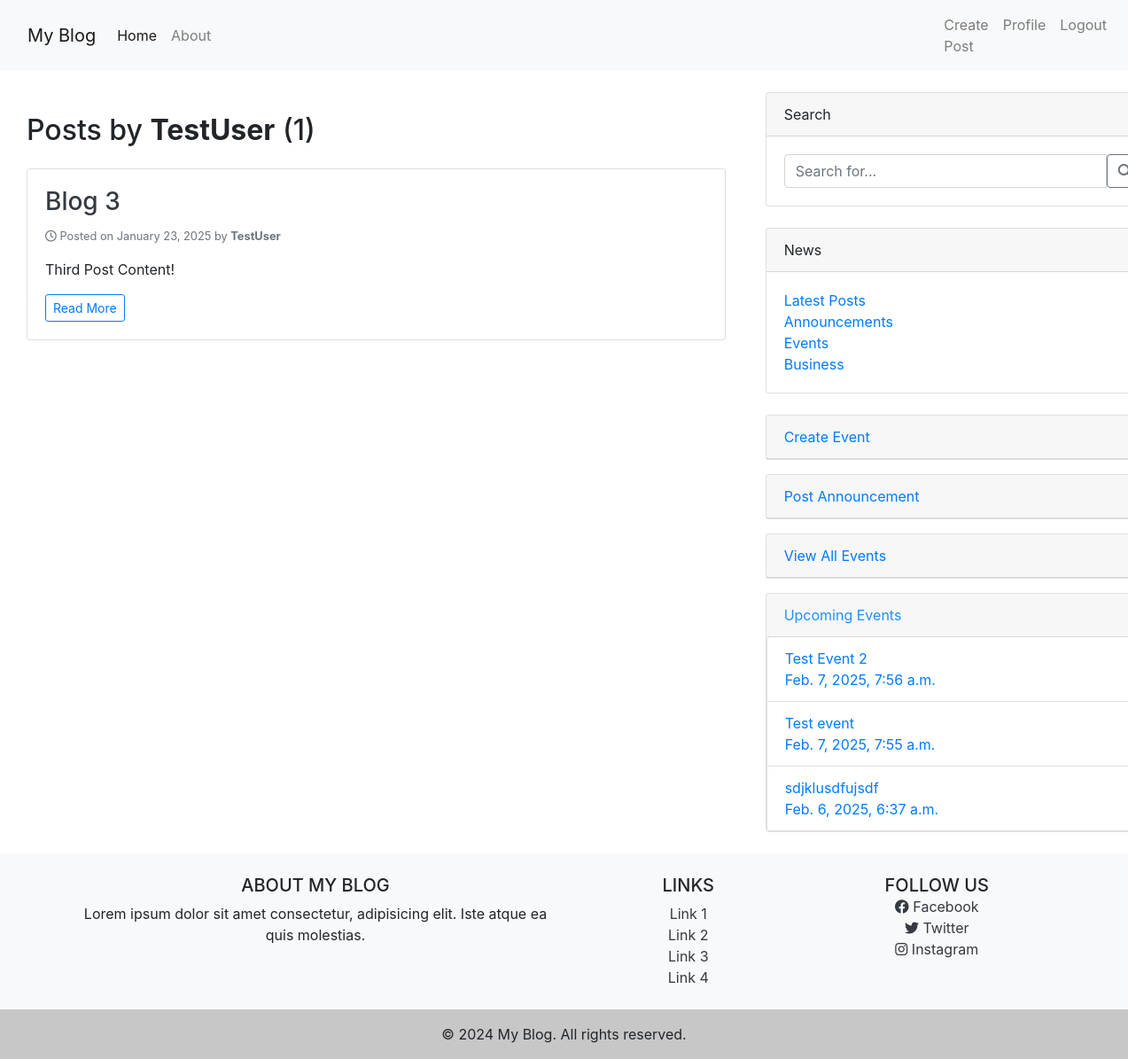
/user/TestUser/posts/ (signed in), run on the app's committed database.
### blog/models.py (models this page shows, shortened)
class Post(models.Model):
    title = models.CharField(max_length=100)
    content = models.TextField()
    date_posted = models.DateTimeField(default=timezone.now)
    author = models.ForeignKey(User, on_delete=models.CASCADE)
    image = models.ImageField(upload_to='post_images', blank=True, null=True)
    video = models.FileField(upload_to='post_video', blank=True, null=True)
    views = models.PositiveIntegerField(default=0)  # Track number of views
    likes = models.ManyToManyField(User, related_name="liked_posts", blank=True)

class Event(models.Model):
    title = models.CharField(max_length=225)
    description = models.TextField()
    event_date = models.DateTimeField(default=timezone.now)
    location = models.CharField(max_length=200)
    media = models.FileField( upload_to='events/', null=True, blank=True)  # Store image/video in 'events/' directory

### blog/views.py (the view)
# urls.py: path('user/<str:username>/posts/', UserPostListView.as_view(), name='user_posts'),
class UserPostListView(LoginRequiredMixin, ListView):
    model = Post
    template_name = 'blog/user_posts.html'
    context_object_name = 'posts'
    ordering = ['-date_posted']
    paginate_by = 5
    def get_queryset(self):
        user = get_object_or_404(User, username=self.kwargs.get('username'))
        return Post.objects.filter(author=user).order_by('-date_posted')
    def get_additional_context(self):
        user = get_object_or_404(User, username=self.kwargs.get('username'))
        return {
            'user': user,
            'post_count': Post.objects.filter(author=user).count(),
            'latest_posts': Post.objects.order_by('-date_posted')[:5],
            'announcements': Announcement.objects.order_by('-created_at')[:3],
            'events': Event.objects.order_by('-event_date')[:3],
        }
    def get_context_data(self, **kwargs):
        context = super().get_context_data(**kwargs)
        context.update(self.get_additional_context())
        return context

### blog/Templates/blog/user_posts.html (shortened to what this page needs)
{% extends 'blog/base2.html' %}
{% block content %}
<div class="container mt-5">
    <h2 class="mb-4">Posts by <strong>{{ user.username }}</strong> ({{ post_count }})</h2>
    {% for post in posts %}
        <div class="card mb-4 shadow-sm">
            <div class="card-body">
                <h3 class="card-title">
                    <a href="{% url 'blog:post-detail' post.pk %}" class="text-decoration-none text-dark">
                        {{ post.title }}
                    </a>
                </h3>
                <p class="text-muted small">
                    <i class="far fa-clock"></i> Posted on {{ post.date_posted|date:"F d, Y" }} by
                    <strong>{{ post.author.username }}</strong>
                </p>
                <p class="card-text">
                    {{ post.content|truncatewords:30 }}
                </p>
                <a href="{% url 'blog:post-detail' post.pk %}" class="btn btn-outline-primary btn-sm">Read More</a>
            </div>
        </div>
    {% empty %}
        <div class="alert alert-info">No posts found.</div>
    {% endfor %}
</div>
{% endblock %}

### blog/Templates/blog/base2.html (shortened to what this page needs)
{% load static %}
{% load crispy_forms_tags %}
<!DOCTYPE html>
<html lang="en">
<head>
    <link rel="stylesheet" href="https://cdn.jsdelivr.net/npm/bootstrap@4.0.0/dist/css/bootstrap.min.css">
</head>
<body>
<link rel="stylesheet" href="https://cdnjs.cloudflare.com/ajax/libs/font-awesome/6.4.0/css/all.min.css">
<nav class="navbar navbar-expand-lg navbar-light bg-light">
    <div class="container">
        <a class="navbar-brand" href="/">My Blog</a>
        <div class="collapse navbar-collapse" id="navbarNav">
            <ul class="navbar-nav ms-auto">
                <li class="nav-item">
                    <a class="nav-link active" href="{% url 'blog:blog-home' %}">Home</a>
                </li>
                <li class="nav-item">
                    <a class="nav-link" href="{% url 'blog:blog-about' %}">About</a>
                </li>
            </ul>
        </div>
    </div>
    <div class="navbar-nav">
        {% if user.is_authenticated %}
        <a class="nav-item nav-link" href="{% url 'blog:add_post' %}">Create Post</a>
        <a class="nav-item nav-link" href="{% url 'profile' %}">Profile</a>
        <a class="nav-item nav-link" href="{% url 'logout' %}">Logout</a>
        {% else %}
        <a class="nav-item nav-link" href="{% url 'login' %}">Login</a>
        <a class="nav-item nav-link" href="{% url 'register' %}">Register</a>
        {% endif %}
      </div>
</nav>
<main class="container-fluid">
    <div class="row">
        <div class="col-md-8">
             {% block content %} {% endblock %}
        </div>
        <div class="col-md-4" style=" margin-top: 1.5em;">
            <div class="card mb-4" style="width: 28rem;">
                <div class="card-header">Search</div>
                <div class="card-body">
                    <form method="GET" action="{% url 'blog:search_results' %}">
                        <div class="input-group">
                            <input type="text" class="form-control" name="q" placeholder="Search for..." required>
                            <button class="btn btn-outline-secondary" type="submit"><i class="fas fa-search"></i></button>
                        </div>
                    </form>
                </div>
            </div>
            <div class="card mb-4" style="width: 28rem;">
                <div class="card-header">News</div>
                <div class="card-body">
                    <ul class="list-unstyled mb-0">
                        <li><a href="{% url 'blog:latest_posts' %}">Latest Posts</a></li>
                        <li><a href="{% url 'blog:announcements_list' %}">Announcements</a></li>
                        <li><a href="{% url 'blog:events_list' %}">Events</a></li>
                        <li><a href="#">Business</a></li>
                    </ul>
                </div>
            </div>
            {% if user.is_authenticated %}
                {% if "events_list" not in request.path %}
                    <div class="card" style="width: 28rem; height: auto; margin-bottom: 1em;">
                        <a style="text-decoration: none;" class="card-header" href = "{% url 'blog:events_list' %}"
                        class=" btn-link btn-primary" style="border: none; font-size: 20px; font-weight: bold;">
                        Create Event</a>
                    </div>
                {% endif %}
                {% if "announcements_list" not in request.path %}
                    <div  class="card" style="width: 28rem; height: auto; margin-bottom: 1em;">
                        <a style="text-decoration: none;" class="card-header" href="{% url 'blog:announcements_list' %}"
                        class="btn-link btn-primary" style="border: none; font-size: 20px; font-weight: bold;">
                        Post Announcement
                        </a>
                    </div>
                {% endif %}
            {% endif %}
            <div  class="card" style="width: 28rem; height: auto; margin-bottom: 1em;">
                <a style="text-decoration: none;" class="card-header" href="{% url 'blog:events_list' %}"
                class="btn-link btn-primary" style="border: none; font-size: 20px; font-weight: bold;">
                View All Events
                </a>
            </div>
            {% if "events_list" not in request.path %}
            <div class="card" style="width: 28rem;">
                <div class="card-header" style="color: dodgerblue;">Upcoming Events</div>
                <div  class="list-group" >
                    <ul class="list-group" >
                        {% for event in events %}
                            <li class="list-group-item " style="color: black;"><a style="text-decoration: none;" href="{% url 'blog:events_list' %}"> {{ event.title }} <br>   {{ event.event_date }}</a></li>
                        {% endfor %}
                    </ul>
                </div>
            </div>
            {% endif %}
        </div>
    </div>
</main>
<footer class="bg-light text-center text-lg-start mt-4">
    <div class="container p-4">
        <div class="row">
            <div class="col-lg-6 col-md-12 mb-4 mb-md-0">
                <h5 class="text-uppercase">About My Blog</h5>
                <p>
                    Lorem ipsum dolor sit amet consectetur, adipisicing elit. Iste atque ea quis molestias.
                </p>
            </div>
            <div class="col-lg-3 col-md-6 mb-4 mb-md-0">
                <h5 class="text-uppercase">Links</h5>
                <ul class="list-unstyled mb-0">
                    <li><a href="#!" class="text-dark">Link 1</a></li>
                    <li><a href="#!" class="text-dark">Link 2</a></li>
                    <li><a href="#!" class="text-dark">Link 3</a></li>
                    <li><a href="#!" class="text-dark">Link 4</a></li>
                </ul>
            </div>
            <div class="col-lg-3 col-md-6 mb-4 mb-md-0">
                <h5 class="text-uppercase mb-0">Follow Us</h5>
                <ul class="list-unstyled">
                    <li><a href="#!" class="text-dark"><i class="fab fa-facebook"></i> Facebook</a></li>
                    <li><a href="#!" class="text-dark"><i class="fab fa-twitter"></i> Twitter</a></li>
                    <li><a href="#!" class="text-dark"><i class="fab fa-instagram"></i> Instagram</a></li>
                </ul>
            </div>
        </div>
    </div>
    <div class="text-center p-3" style="background-color: rgba(0, 0, 0, 0.2);">
        © 2024 My Blog. All rights reserved.
    </div>
</footer>
</body>
</html>

### data on the page
Post: title "Blog 3", date_posted "January 23, 2025", author.username "TestUser", content "Third Post Content!"
Event: title "Test Event 2", event_date "Feb. 7, 2025, 7:56 a.m."
Event: title "Test event", event_date "Feb. 7, 2025, 7:55 a.m."
Event: title "sdjklusdfujsdf", event_date "Feb. 6, 2025, 6:37 a.m."

### other printed values
{{ user.username }} "TestUser"
{{ post_count }} "1"
